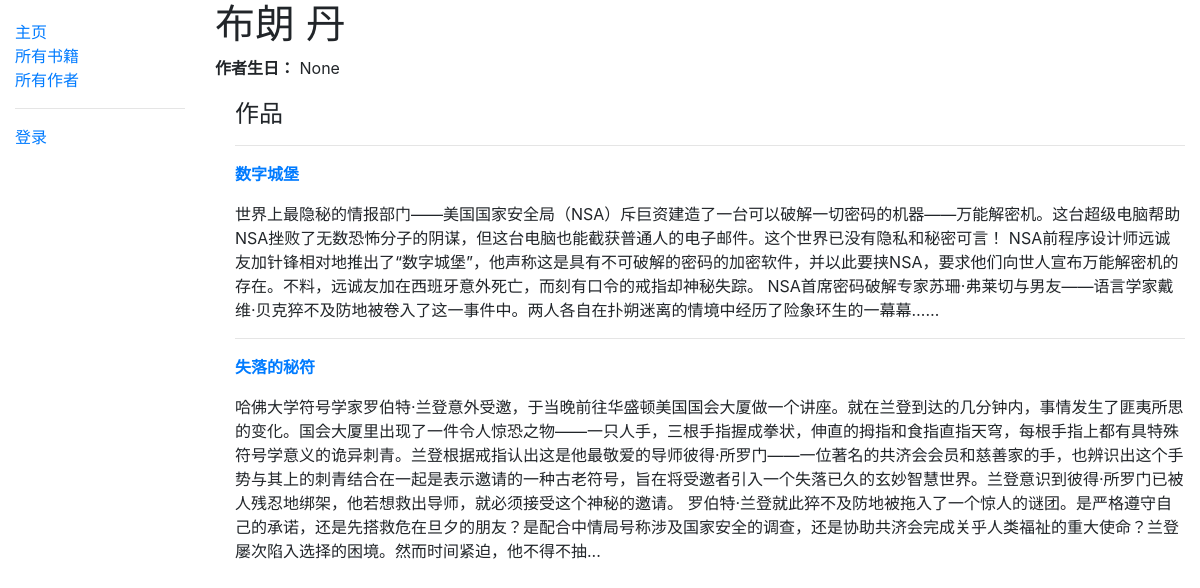
/catalog/authors/author/4, run on the app's committed database.
### catalog/models.py (models this page shows, shortened)
class Author(models.Model):
    first_name = models.CharField(max_length=100)
    last_name = models.CharField(max_length=100)
    date_of_birth = models.DateField(null=True, blank=True)
    date_of_death = models.DateField('Died', null=True, blank=True)
    class Meta:
        verbose_name = "作者"
        verbose_name_plural = "作者"
        ordering = ['last_name', 'first_name']

class Book(models.Model):
    title = models.CharField( max_length=50)
    author = models.ForeignKey('Author', on_delete=models.SET_NULL, null=True)
    summary = models.TextField(max_length=1000,\
        help_text='Enter a brief description of the book')
    isbn = models.CharField('ISBN', max_length=13, \
        help_text= '13 Character <a href="https://www.isbn-international.org/content/what-isbn">ISBN number</a>')
    genre = models.ManyToManyField(Genre, help_text='Select a genre for this book')
    language = models.ForeignKey('Language', on_delete=models.SET_NULL, null=True)
    def display_genre(self):
        """Create a string for the Genre. This is required to display genre in Admin."""
        return ', '.join(genre.name for genre in self.genre.all()[:3])
    display_genre.short_description = 'Genre'
    class Meta:
        verbose_name = "Book"
        verbose_name_plural = "Books"

### catalog/views.py (the view)
# urls.py: path('authors/author/<int:pk>', views.AuthorDetailView.as_view(), name='author-detail'),
class AuthorDetailView(generic.DetailView):
    model = Author

### catalog/templates/catalog/author_detail.html (shortened to what this page needs)
{% extends "base_generic.html" %}
{% block content %}
    <h1> {{author.last_name}} {{author.first_name}}</h1>
    <p><strong>作者生日：</strong> {{author.date_of_birth}} </p>
    <div style="margin-left:20px;margin-top:20px">
    <h4>作品</h4>
    {% for book in author.book_set.all %}
        <hr>
        <p>
            <a href="{% url 'book-detail' book.pk %} "><strong>{{book.title}}</strong> </a>
        </p>
        <p>
            {{book.summary}}
        </p>
    {% endfor %}
    </div>
{% endblock content %}

### data on the page
Author: last_name "布朗", first_name "丹", date_of_birth "None"
Book: title "数字城堡", summary "世界上最隐秘的情报部门——美国国家安全局（NSA）斥巨资建造了一台可以破解一切密码的机器——万能解密机。这台超级电脑帮助NSA挫败了无数恐怖分子的阴谋，但这台电脑也能截获普通人的电子邮件。这个世界已没有隐私和秘密可言！ NSA前程序设计师远诚友加针锋相对地推出了“数字城堡”，他声称这是具有不可破解的密码的加密软件，并以此要挟NSA，要求他们向世人宣布万能解密机的存在。不料，远诚友加在西班牙意外死亡，而刻有口令的戒指却神秘失踪。 NSA首席密码破解专家苏珊·弗莱切与男友——语言学家戴维·贝克猝不及防地被卷入了这一事件中。两人各自在扑朔迷离的情境中经历了险象环生的一幕幕……"
Book: title "失落的秘符", summary "哈佛大学符号学家罗伯特·兰登意外受邀，于当晚前往华盛顿美国国会大厦做一个讲座。就在兰登到达的几分钟内，事情发生了匪夷所思的变化。国会大厦里出现了一件令人惊恐之物——一只人手，三根手指握成拳状，伸直的拇指和食指直指天穹，每根手指上都有具特殊符号学意义的诡异刺青。兰登根据戒指认出这是他最敬爱的导师彼得·所罗门——一位著名的共济会会员和慈善家的手，也辨识出这个手势与其上的刺青结合在一起是表示邀请的一种古老符号，旨在将受邀者引入一个失落已久的玄妙智慧世界。兰登意识到彼得·所罗门已被人残忍地绑架，他若想救出导师，就必须接受这个神秘的邀请。 罗伯特·兰登就此猝不及防地被拖入了一个惊人的谜团。是严格遵守自己的承诺，还是先搭救危在旦夕的朋友？是配合中情局号称涉及国家安全的调查，还是协助共济会完成关乎人类福祉的重大使命？兰登屡次陷入选择的困境。然而时间紧迫，他不得不抽..."
